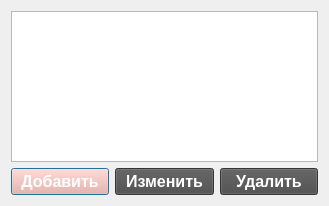
<?xml version="1.0" encoding="UTF-8"?>
<ui version="4.0">
 <class>CatService</class>
 <widget class="QDialog" name="CatService">
  <property name="geometry">
   <rect>
    <x>0</x>
    <y>0</y>
    <width>329</width>
    <height>206</height>
   </rect>
  </property>
  <property name="windowTitle">
   <string>Категории услуг</string>
  </property>
  <layout class="QHBoxLayout" name="horizontalLayout_2">
   <item>
    <layout class="QVBoxLayout" name="verticalLayout">
     <item>
      <widget class="QTableView" name="tableView">
       <property name="font">
        <font>
         <family>Times New Roman</family>
         <pointsize>12</pointsize>
        </font>
       </property>
      </widget>
     </item>
     <item>
      <layout class="QHBoxLayout" name="horizontalLayout">
       <item>
        <widget class="QPushButton" name="addButton">
         <property name="font">
          <font>
           <family>Arial</family>
           <pointsize>12</pointsize>
           <weight>75</weight>
           <bold>true</bold>
          </font>
         </property>
         <property name="styleSheet">
          <string notr="true">background-color: rgb(250, 167, 150);
color: rgb(255, 255, 255);</string>
         </property>
         <property name="text">
          <string>Добавить</string>
         </property>
        </widget>
       </item>
       <item>
        <widget class="QPushButton" name="changeButton">
         <property name="font">
          <font>
           <family>Arial</family>
           <pointsize>12</pointsize>
           <weight>75</weight>
           <bold>true</bold>
          </font>
         </property>
         <property name="styleSheet">
          <string notr="true">background-color: rgb(74, 74, 74);
color: rgb(255, 255, 255);</string>
         </property>
         <property name="text">
          <string>Изменить</string>
         </property>
        </widget>
       </item>
       <item>
        <widget class="QPushButton" name="delButton">
         <property name="font">
          <font>
           <family>Arial</family>
           <pointsize>12</pointsize>
           <weight>75</weight>
           <bold>true</bold>
          </font>
         </property>
         <property name="styleSheet">
          <string notr="true">background-color: rgb(74, 74, 74);
color: rgb(255, 255, 255);</string>
         </property>
         <property name="text">
          <string>Удалить</string>
         </property>
        </widget>
       </item>
      </layout>
     </item>
    </layout>
   </item>
  </layout>
 </widget>
 <resources/>
 <connections/>
</ui>
